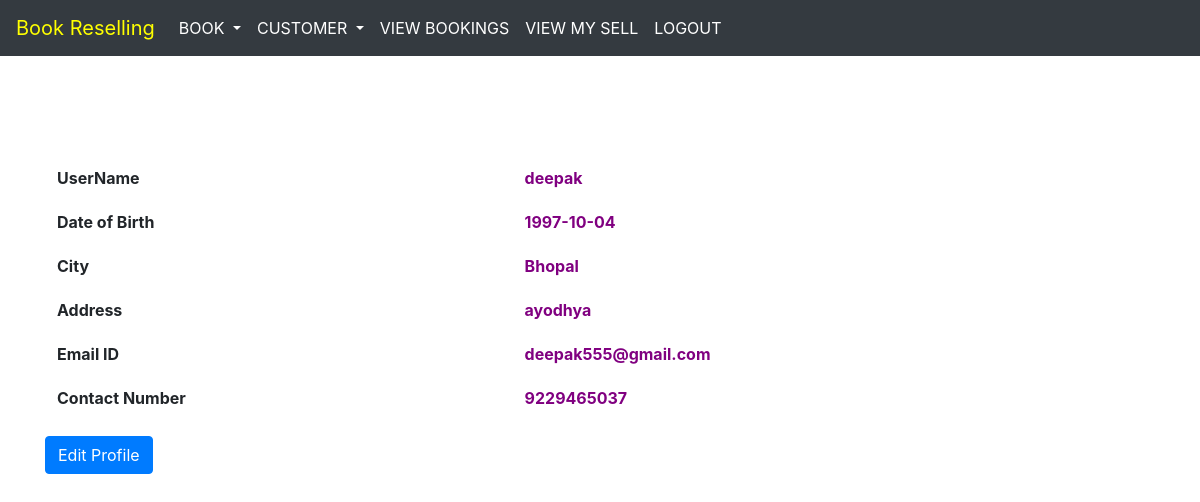
Screenshot of /admin_home.php (signed in) with the database file from the repository.
### tables this page shows
CREATE TABLE IF NOT EXISTS `siteuser` (
  `username` varchar(30) NOT NULL,
  `pwd` varchar(50) DEFAULT NULL,
  `dob` varchar(50) DEFAULT NULL,
  `city` varchar(50) DEFAULT NULL,
  `address` varchar(50) DEFAULT NULL,
  `emailadd` varchar(50) DEFAULT NULL,
  `smsno` varchar(15) DEFAULT NULL,
  `role` varchar(20) DEFAULT NULL,
  PRIMARY KEY (`username`)
);

### dbconfigure.php (called while the page is built, shortened)
<?php
$dbserver="127.0.0.1";
$dbuser="root";
$dbpwd="";
$dbname="bookresellphp";
function my_select($query)
{
global $dbserver,$dbuser,$dbpwd,$dbname;
$cid=mysqli_connect($dbserver,$dbuser,$dbpwd) or die("connection failed");
mysqli_select_db($cid,$dbname);
$rs=mysqli_query($cid,$query);
return $rs;
}
?>

### admin_home.php (the view, shortened to what this page needs)
<html>
<head>
</head>
<body>
<?php include "navigationBarAdmin.php" ?>
<div>
<?php
include_once "dbconfigure.php";
if(verifyuser())
{
if(fetchrole()=='admin')
	{
	$un=fetchusername();
	}
	else
	{
header("Location:loginerror.php");
	}
}
else
{
header("Location:loginerror.php");
}
?>
<div class = container style = "margin-top : 100px">
<?php
$query = "select * from siteuser where username='$un'";
$rs = my_select($query);
echo "<div class='table-responsive'>";
echo "<table class='table table-hover table-borderless'>";
while($column=mysql_fetch_array($rs))
{
echo "<tr><th>UserName</th> <td>$column[0]</td></tr>";
echo "<tr><th>Date of Birth</th> <td>$column[2]</td></tr>";
echo "<tr><th>City</th> <td>$column[3]</td></tr>";
echo "<tr><th>Address</th> <td>$column[4]</td></tr>";
echo "<tr><th>Email ID</th> <td>$column[5]</td></tr>";
echo "<tr><th>Contact Number</th> <td>$column[6]</td></tr>";
}
echo "</table>";
echo '<form method = post><input type = submit value = "Edit Profile" class="btn btn-primary" name="edit"></form>';
?>
</div>
</body>
</html>

### admin_home.php (style rules this page uses)
td { font-weight : bold ; color : purple }

### rows the page displays
siteuser: username "deepak", dob "1997-10-04", city "Bhopal", address "ayodhya", emailadd "deepak555@gmail.com", smsno "9229465037"
